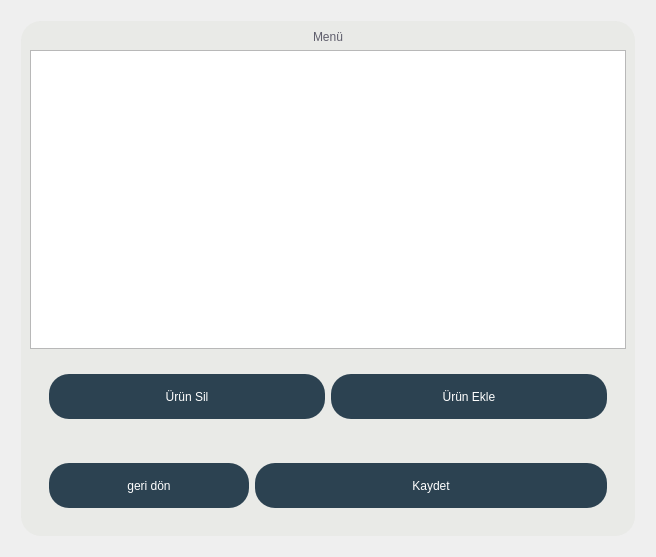
<?xml version="1.0" encoding="UTF-8"?>
<ui version="4.0">
 <class>Form</class>
 <widget class="QWidget" name="Form">
  <property name="geometry">
   <rect>
    <x>0</x>
    <y>0</y>
    <width>656</width>
    <height>557</height>
   </rect>
  </property>
  <property name="windowTitle">
   <string>Form</string>
  </property>
  <layout class="QVBoxLayout" name="verticalLayout_2">
   <item>
    <widget class="QFrame" name="frame">
     <property name="layoutDirection">
      <enum>Qt::LeftToRight</enum>
     </property>
     <property name="styleSheet">
      <string notr="true">QFrame#frame{
	margin: 10px;
	border-radius: 20px;
	background-color: rgba(225, 228, 221, 120);
}
QFrame#frame_2{
	margin: 10px;
	border: 0px, solid;
}
QFrame#frame_3{
	margin: 10px;
	border: 0px, solid;
}

QPushButton{
	min-height: 45px;
	border-radius: 20px;
	background-color: rgb(44, 66, 81);
	color: #FFFFFF;
}

QPushButton:hover{
	border: 2px solid rgb(255, 255, 255);
}

QCheckBox{
	font-size: 10px;
	color: #FFFFFF;
}

QLabel{
	color: rgb(95, 94, 108);
}


</string>
     </property>
     <property name="frameShape">
      <enum>QFrame::NoFrame</enum>
     </property>
     <property name="frameShadow">
      <enum>QFrame::Raised</enum>
     </property>
     <layout class="QVBoxLayout" name="verticalLayout">
      <item>
       <widget class="QLabel" name="label_2">
        <property name="maximumSize">
         <size>
          <width>16777215</width>
          <height>40</height>
         </size>
        </property>
        <property name="text">
         <string>&lt;html&gt;&lt;head/&gt;&lt;body&gt;&lt;p&gt;Menü&lt;/p&gt;&lt;/body&gt;&lt;/html&gt;</string>
        </property>
        <property name="alignment">
         <set>Qt::AlignCenter</set>
        </property>
       </widget>
      </item>
      <item>
       <widget class="QTableWidget" name="table">
        <attribute name="horizontalHeaderShowSortIndicator" stdset="0">
         <bool>true</bool>
        </attribute>
        <attribute name="verticalHeaderShowSortIndicator" stdset="0">
         <bool>true</bool>
        </attribute>
       </widget>
      </item>
      <item>
       <widget class="QFrame" name="frame_3">
        <property name="frameShape">
         <enum>QFrame::StyledPanel</enum>
        </property>
        <property name="frameShadow">
         <enum>QFrame::Raised</enum>
        </property>
        <layout class="QHBoxLayout" name="horizontalLayout_2">
         <item>
          <widget class="QPushButton" name="remove_button">
           <property name="sizePolicy">
            <sizepolicy hsizetype="Preferred" vsizetype="Fixed">
             <horstretch>0</horstretch>
             <verstretch>0</verstretch>
            </sizepolicy>
           </property>
           <property name="maximumSize">
            <size>
             <width>1800</width>
             <height>16777215</height>
            </size>
           </property>
           <property name="text">
            <string>Ürün Sil</string>
           </property>
          </widget>
         </item>
         <item>
          <widget class="QPushButton" name="add_button">
           <property name="text">
            <string>Ürün Ekle</string>
           </property>
          </widget>
         </item>
        </layout>
       </widget>
      </item>
      <item>
       <widget class="QFrame" name="frame_2">
        <property name="frameShape">
         <enum>QFrame::StyledPanel</enum>
        </property>
        <property name="frameShadow">
         <enum>QFrame::Raised</enum>
        </property>
        <layout class="QHBoxLayout" name="horizontalLayout">
         <item>
          <widget class="QPushButton" name="back_button">
           <property name="minimumSize">
            <size>
             <width>200</width>
             <height>45</height>
            </size>
           </property>
           <property name="maximumSize">
            <size>
             <width>400</width>
             <height>16777215</height>
            </size>
           </property>
           <property name="text">
            <string>geri dön</string>
           </property>
          </widget>
         </item>
         <item>
          <widget class="QPushButton" name="save_button">
           <property name="sizePolicy">
            <sizepolicy hsizetype="Expanding" vsizetype="Fixed">
             <horstretch>0</horstretch>
             <verstretch>0</verstretch>
            </sizepolicy>
           </property>
           <property name="maximumSize">
            <size>
             <width>1800</width>
             <height>16777215</height>
            </size>
           </property>
           <property name="text">
            <string>Kaydet</string>
           </property>
          </widget>
         </item>
        </layout>
       </widget>
      </item>
     </layout>
    </widget>
   </item>
  </layout>
 </widget>
 <resources/>
 <connections/>
</ui>
